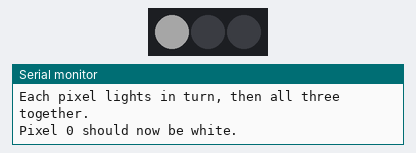
Recording of a sketch running on a simulated Arduino Uno, built with avr-gcc and run on an emulated ATmega328P. On the bench: 3 RGB LEDs in strip order, left to right, the last lines printed to the serial monitor. Dim RGB values are drawn brighter than linear.

Above: at 0.9 s.
At 1.7 s:
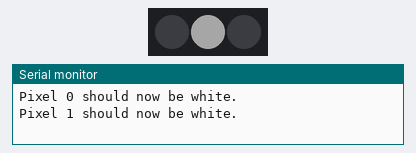
At 2.5 s:
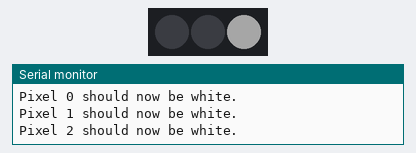
At 3.9 s:
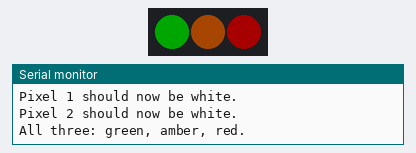
Timing chart, 0 to 6.2 s (numbered marks = the images above):
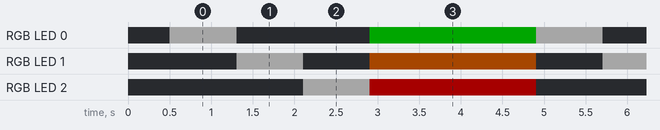

The sketch:

HW_LED_Strip_Test.ino
```cpp
// ---------------------------------------------------------------
// HARDWARE UNIT TEST - WS2812 LED strip
//
// Purpose: prove that all three pixels light, show the commanded
// colour, and are addressed in the expected order, independently of
// the sensors.
//
// Pass criteria:
//   1. Each pixel lights on its own, in order, first to last.
//   2. All three then show green, amber and red together.
//   3. The colours shown match the colours commanded. A strip wired
//      as RGB rather than GRB will swap red and green here.
//
// Pins:
//   DIN = D14,  power from VIN (5 V) and GND
//
// Note: the strip is directional. The arrows printed on it must point
// away from the connected end, or nothing lights at all.
// ---------------------------------------------------------------

#include <Adafruit_NeoPixel.h>

const int LED_PIN   = 14;
const int LED_COUNT = 3;

Adafruit_NeoPixel strip(LED_COUNT, LED_PIN, NEO_GRB + NEO_KHZ800);

void setup() {
  Serial.begin(115200);
  delay(500);

  strip.begin();
  strip.setBrightness(40);
  strip.show();

  Serial.println();
  Serial.println("=== LED STRIP TEST ===");
  Serial.println("Each pixel lights in turn, then all three together.");
  Serial.println();
}

void loop() {
  // One pixel at a time, so the addressing order can be checked.
  for (int i = 0; i < LED_COUNT; i++) {
    strip.clear();
    strip.setPixelColor(i, strip.Color(255, 255, 255));
    strip.show();
    Serial.print("Pixel ");
    Serial.print(i);
    Serial.println(" should now be white.");
    delay(800);
  }

  // The three status colours used by the finished system.
  strip.setPixelColor(0, strip.Color(0, 255, 0));      // green
  strip.setPixelColor(1, strip.Color(255, 110, 0));    // amber
  strip.setPixelColor(2, strip.Color(255, 0, 0));      // red
  strip.show();
  Serial.println("All three: green, amber, red.");
  delay(2000);
}
```

Measured:
- by itself, RGB LED 0: repeats every 4.4 s: off 1.6 s, RGB(0, 40, 0) 2.0 s, RGB(40, 40, 40) 0.80 s
- by itself, RGB LED 1: repeats every 4.4 s: off 0.80 s, RGB(40, 17, 0) 2.0 s, off 0.80 s, RGB(40, 40, 40) 0.80 s
- by itself, RGB LED 2: repeats every 4.4 s: RGB(40, 0, 0) 2.0 s, off 1.6 s, RGB(40, 40, 40) 0.80 s
